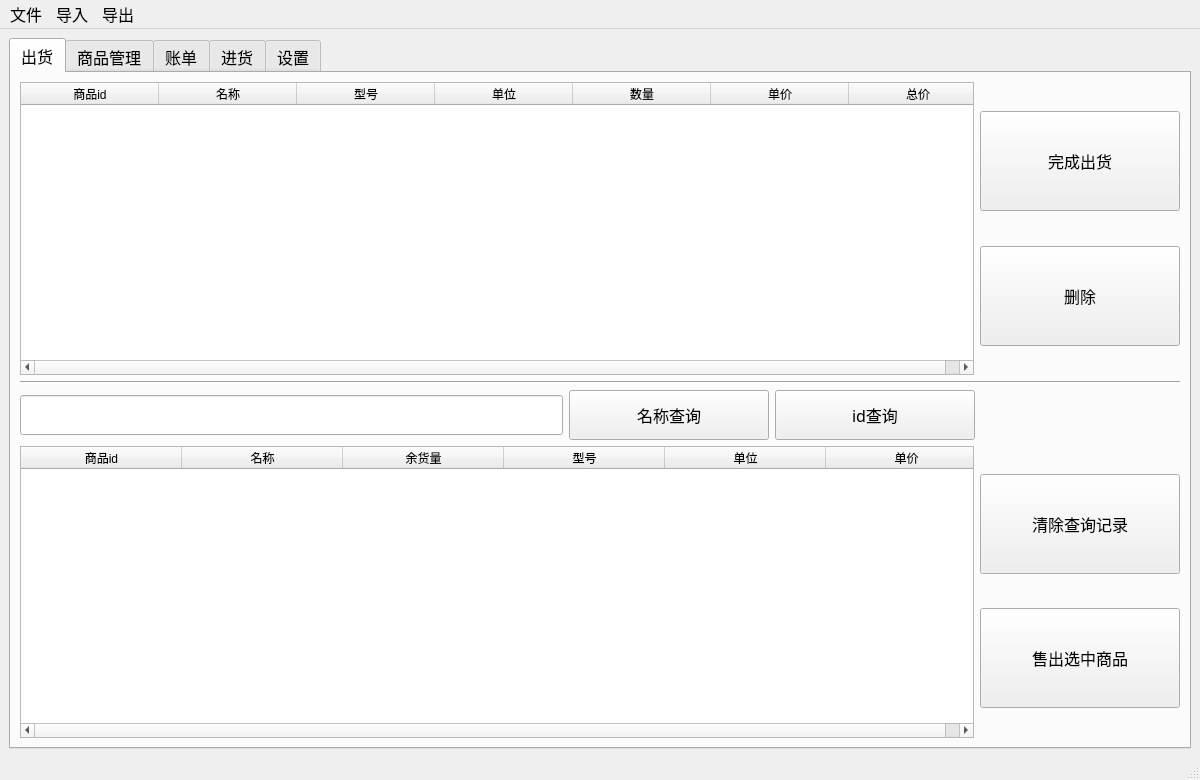
<?xml version="1.0" encoding="UTF-8"?>
<ui version="4.0">
 <class>MainWindow</class>
 <widget class="QMainWindow" name="MainWindow">
  <property name="windowModality">
   <enum>Qt::NonModal</enum>
  </property>
  <property name="geometry">
   <rect>
    <x>0</x>
    <y>0</y>
    <width>1200</width>
    <height>780</height>
   </rect>
  </property>
  <property name="minimumSize">
   <size>
    <width>1200</width>
    <height>0</height>
   </size>
  </property>
  <property name="windowTitle">
   <string>管理面板</string>
  </property>
  <property name="windowIcon">
   <iconset>
    <normaloff>icon.png</normaloff>icon.png</iconset>
  </property>
  <property name="iconSize">
   <size>
    <width>30</width>
    <height>30</height>
   </size>
  </property>
  <property name="toolButtonStyle">
   <enum>Qt::ToolButtonIconOnly</enum>
  </property>
  <property name="tabShape">
   <enum>QTabWidget::Rounded</enum>
  </property>
  <widget class="QWidget" name="centralwidget">
   <layout class="QVBoxLayout" name="verticalLayout_7">
    <item>
     <widget class="QTabWidget" name="tabWidget">
      <property name="minimumSize">
       <size>
        <width>1000</width>
        <height>700</height>
       </size>
      </property>
      <property name="font">
       <font>
        <family>微软雅黑</family>
        <pointsize>12</pointsize>
       </font>
      </property>
      <property name="tabPosition">
       <enum>QTabWidget::North</enum>
      </property>
      <property name="tabShape">
       <enum>QTabWidget::Rounded</enum>
      </property>
      <property name="currentIndex">
       <number>0</number>
      </property>
      <property name="elideMode">
       <enum>Qt::ElideNone</enum>
      </property>
      <property name="documentMode">
       <bool>false</bool>
      </property>
      <property name="tabsClosable">
       <bool>false</bool>
      </property>
      <widget class="QWidget" name="tab_1">
       <attribute name="title">
        <string>出货</string>
       </attribute>
       <layout class="QVBoxLayout" name="verticalLayout_13">
        <item>
         <layout class="QHBoxLayout" name="horizontalLayout_7">
          <item>
           <widget class="QTableWidget" name="table_sell_out">
            <property name="focusPolicy">
             <enum>Qt::StrongFocus</enum>
            </property>
            <property name="horizontalScrollBarPolicy">
             <enum>Qt::ScrollBarAsNeeded</enum>
            </property>
            <property name="editTriggers">
             <set>QAbstractItemView::NoEditTriggers</set>
            </property>
            <property name="selectionBehavior">
             <enum>QAbstractItemView::SelectRows</enum>
            </property>
            <property name="verticalScrollMode">
             <enum>QAbstractItemView::ScrollPerPixel</enum>
            </property>
            <property name="horizontalScrollMode">
             <enum>QAbstractItemView::ScrollPerPixel</enum>
            </property>
            <attribute name="horizontalHeaderDefaultSectionSize">
             <number>138</number>
            </attribute>
            <attribute name="horizontalHeaderMinimumSectionSize">
             <number>60</number>
            </attribute>
            <column>
             <property name="text">
              <string>商品id</string>
             </property>
            </column>
            <column>
             <property name="text">
              <string>名称</string>
             </property>
            </column>
            <column>
             <property name="text">
              <string>型号</string>
             </property>
            </column>
            <column>
             <property name="text">
              <string>单位</string>
             </property>
            </column>
            <column>
             <property name="text">
              <string>数量</string>
             </property>
            </column>
            <column>
             <property name="text">
              <string>单价</string>
             </property>
            </column>
            <column>
             <property name="text">
              <string>总价</string>
             </property>
            </column>
           </widget>
          </item>
          <item>
           <layout class="QVBoxLayout" name="verticalLayout_9">
            <item>
             <widget class="QPushButton" name="btn_sell_3">
              <property name="minimumSize">
               <size>
                <width>200</width>
                <height>100</height>
               </size>
              </property>
              <property name="maximumSize">
               <size>
                <width>200</width>
                <height>16777215</height>
               </size>
              </property>
              <property name="text">
               <string>完成出货</string>
              </property>
             </widget>
            </item>
            <item>
             <widget class="QPushButton" name="btn_sell_2">
              <property name="minimumSize">
               <size>
                <width>0</width>
                <height>100</height>
               </size>
              </property>
              <property name="maximumSize">
               <size>
                <width>200</width>
                <height>16777215</height>
               </size>
              </property>
              <property name="text">
               <string>删除</string>
              </property>
             </widget>
            </item>
           </layout>
          </item>
         </layout>
        </item>
        <item>
         <widget class="Line" name="line_4">
          <property name="orientation">
           <enum>Qt::Horizontal</enum>
          </property>
         </widget>
        </item>
        <item>
         <layout class="QHBoxLayout" name="horizontalLayout">
          <item>
           <widget class="QLineEdit" name="text_sell">
            <property name="minimumSize">
             <size>
              <width>0</width>
              <height>40</height>
             </size>
            </property>
           </widget>
          </item>
          <item>
           <widget class="QPushButton" name="btn_sell_4">
            <property name="minimumSize">
             <size>
              <width>200</width>
              <height>50</height>
             </size>
            </property>
            <property name="text">
             <string>名称查询</string>
            </property>
           </widget>
          </item>
          <item>
           <widget class="QPushButton" name="btn_sell_5">
            <property name="minimumSize">
             <size>
              <width>200</width>
              <height>50</height>
             </size>
            </property>
            <property name="text">
             <string>id查询</string>
            </property>
           </widget>
          </item>
          <item>
           <spacer name="horizontalSpacer_2">
            <property name="orientation">
             <enum>Qt::Horizontal</enum>
            </property>
            <property name="sizeType">
             <enum>QSizePolicy::Fixed</enum>
            </property>
            <property name="sizeHint" stdset="0">
             <size>
              <width>205</width>
              <height>20</height>
             </size>
            </property>
           </spacer>
          </item>
         </layout>
        </item>
        <item>
         <layout class="QHBoxLayout" name="horizontalLayout_2">
          <item>
           <widget class="QTableWidget" name="table_prepare_goods">
            <property name="editTriggers">
             <set>QAbstractItemView::NoEditTriggers</set>
            </property>
            <property name="selectionBehavior">
             <enum>QAbstractItemView::SelectRows</enum>
            </property>
            <property name="verticalScrollMode">
             <enum>QAbstractItemView::ScrollPerPixel</enum>
            </property>
            <property name="horizontalScrollMode">
             <enum>QAbstractItemView::ScrollPerPixel</enum>
            </property>
            <attribute name="horizontalHeaderDefaultSectionSize">
             <number>161</number>
            </attribute>
            <attribute name="horizontalHeaderMinimumSectionSize">
             <number>60</number>
            </attribute>
            <column>
             <property name="text">
              <string>商品id</string>
             </property>
            </column>
            <column>
             <property name="text">
              <string>名称</string>
             </property>
            </column>
            <column>
             <property name="text">
              <string>余货量</string>
             </property>
            </column>
            <column>
             <property name="text">
              <string>型号</string>
             </property>
            </column>
            <column>
             <property name="text">
              <string>单位</string>
             </property>
            </column>
            <column>
             <property name="text">
              <string>单价</string>
             </property>
            </column>
           </widget>
          </item>
          <item>
           <layout class="QVBoxLayout" name="verticalLayout_8">
            <item>
             <widget class="QPushButton" name="btn_sell_6">
              <property name="minimumSize">
               <size>
                <width>200</width>
                <height>100</height>
               </size>
              </property>
              <property name="text">
               <string>清除查询记录</string>
              </property>
             </widget>
            </item>
            <item>
             <widget class="QPushButton" name="btn_sell_1">
              <property name="minimumSize">
               <size>
                <width>0</width>
                <height>100</height>
               </size>
              </property>
              <property name="maximumSize">
               <size>
                <width>200</width>
                <height>16777215</height>
               </size>
              </property>
              <property name="text">
               <string>售出选中商品</string>
              </property>
             </widget>
            </item>
           </layout>
          </item>
         </layout>
        </item>
       </layout>
      </widget>
      <widget class="QWidget" name="tab_2">
       <attribute name="title">
        <string>商品管理</string>
       </attribute>
       <layout class="QVBoxLayout" name="verticalLayout_11">
        <item>
         <layout class="QHBoxLayout" name="horizontalLayout_4">
          <item>
           <widget class="QTableWidget" name="table_goods">
            <property name="minimumSize">
             <size>
              <width>600</width>
              <height>300</height>
             </size>
            </property>
            <property name="mouseTracking">
             <bool>true</bool>
            </property>
            <property name="tabletTracking">
             <bool>false</bool>
            </property>
            <property name="focusPolicy">
             <enum>Qt::StrongFocus</enum>
            </property>
            <property name="sizeAdjustPolicy">
             <enum>QAbstractScrollArea::AdjustIgnored</enum>
            </property>
            <property name="editTriggers">
             <set>QAbstractItemView::NoEditTriggers</set>
            </property>
            <property name="selectionBehavior">
             <enum>QAbstractItemView::SelectRows</enum>
            </property>
            <property name="verticalScrollMode">
             <enum>QAbstractItemView::ScrollPerPixel</enum>
            </property>
            <property name="horizontalScrollMode">
             <enum>QAbstractItemView::ScrollPerPixel</enum>
            </property>
            <property name="gridStyle">
             <enum>Qt::SolidLine</enum>
            </property>
            <property name="sortingEnabled">
             <bool>true</bool>
            </property>
            <attribute name="horizontalHeaderCascadingSectionResizes">
             <bool>false</bool>
            </attribute>
            <attribute name="horizontalHeaderDefaultSectionSize">
             <number>115</number>
            </attribute>
            <attribute name="horizontalHeaderMinimumSectionSize">
             <number>60</number>
            </attribute>
            <attribute name="verticalHeaderCascadingSectionResizes">
             <bool>false</bool>
            </attribute>
            <attribute name="verticalHeaderDefaultSectionSize">
             <number>37</number>
            </attribute>
            <attribute name="verticalHeaderHighlightSections">
             <bool>false</bool>
            </attribute>
            <attribute name="verticalHeaderMinimumSectionSize">
             <number>30</number>
            </attribute>
            <column>
             <property name="text">
              <string>商品id</string>
             </property>
            </column>
            <column>
             <property name="text">
              <string>名称</string>
             </property>
            </column>
            <column>
             <property name="text">
              <string>余货量</string>
             </property>
            </column>
            <column>
             <property name="text">
              <string>型号</string>
             </property>
            </column>
            <column>
             <property name="text">
              <string>单位</string>
             </property>
            </column>
            <column>
             <property name="text">
              <string>成本价</string>
             </property>
            </column>
            <column>
             <property name="text">
              <string>单价</string>
             </property>
            </column>
           </widget>
          </item>
          <item>
           <layout class="QVBoxLayout" name="verticalLayout_10">
            <item>
             <widget class="QPushButton" name="btn_goods_5">
              <property name="minimumSize">
               <size>
                <width>150</width>
                <height>75</height>
               </size>
              </property>
              <property name="maximumSize">
               <size>
                <width>200</width>
                <height>16777215</height>
               </size>
              </property>
              <property name="font">
               <font>
                <family>微软雅黑</family>
                <pointsize>12</pointsize>
               </font>
              </property>
              <property name="text">
               <string>更新库存</string>
              </property>
             </widget>
            </item>
            <item>
             <widget class="QPushButton" name="btn_goods_4">
              <property name="minimumSize">
               <size>
                <width>150</width>
                <height>75</height>
               </size>
              </property>
              <property name="maximumSize">
               <size>
                <width>200</width>
                <height>16777215</height>
               </size>
              </property>
              <property name="font">
               <font>
                <family>微软雅黑</family>
                <pointsize>12</pointsize>
               </font>
              </property>
              <property name="text">
               <string>删除商品信息</string>
              </property>
             </widget>
            </item>
           </layout>
          </item>
         </layout>
        </item>
        <item>
         <layout class="QHBoxLayout" name="horizontalLayout_5">
          <item>
           <widget class="QLineEdit" name="text_1">
            <property name="minimumSize">
             <size>
              <width>0</width>
              <height>40</height>
             </size>
            </property>
            <property name="maximumSize">
             <size>
              <width>600</width>
              <height>16777215</height>
             </size>
            </property>
            <property name="font">
             <font>
              <family>微软雅黑</family>
              <pointsize>12</pointsize>
             </font>
            </property>
            <property name="whatsThis">
             <string>&lt;html&gt;&lt;head/&gt;&lt;body&gt;&lt;p&gt;&lt;br/&gt;&lt;/p&gt;&lt;/body&gt;&lt;/html&gt;</string>
            </property>
           </widget>
          </item>
          <item>
           <widget class="QPushButton" name="btn_goods_1">
            <property name="minimumSize">
             <size>
              <width>200</width>
              <height>50</height>
             </size>
            </property>
            <property name="maximumSize">
             <size>
              <width>200</width>
              <height>16777215</height>
             </size>
            </property>
            <property name="font">
             <font>
              <family>微软雅黑</family>
              <pointsize>12</pointsize>
             </font>
            </property>
            <property name="text">
             <string>名称查询</string>
            </property>
           </widget>
          </item>
          <item>
           <widget class="QPushButton" name="btn_goods_2">
            <property name="minimumSize">
             <size>
              <width>200</width>
              <height>50</height>
             </size>
            </property>
            <property name="maximumSize">
             <size>
              <width>200</width>
              <height>16777215</height>
             </size>
            </property>
            <property name="font">
             <font>
              <family>微软雅黑</family>
              <pointsize>12</pointsize>
             </font>
            </property>
            <property name="text">
             <string>id查询</string>
            </property>
           </widget>
          </item>
          <item>
           <widget class="QPushButton" name="btn_goods_3">
            <property name="minimumSize">
             <size>
              <width>200</width>
              <height>50</height>
             </size>
            </property>
            <property name="maximumSize">
             <size>
              <width>200</width>
              <height>16777215</height>
             </size>
            </property>
            <property name="font">
             <font>
              <family>微软雅黑</family>
              <pointsize>12</pointsize>
             </font>
            </property>
            <property name="text">
             <string>清除查询记录</string>
            </property>
           </widget>
          </item>
          <item>
           <spacer name="horizontalSpacer">
            <property name="orientation">
             <enum>Qt::Horizontal</enum>
            </property>
            <property name="sizeType">
             <enum>QSizePolicy::Fixed</enum>
            </property>
            <property name="sizeHint" stdset="0">
             <size>
              <width>150</width>
              <height>13</height>
             </size>
            </property>
           </spacer>
          </item>
         </layout>
        </item>
        <item>
         <widget class="Line" name="line">
          <property name="orientation">
           <enum>Qt::Horizontal</enum>
          </property>
         </widget>
        </item>
        <item>
         <layout class="QVBoxLayout" name="verticalLayout_2">
          <item>
           <widget class="QLabel" name="label">
            <property name="font">
             <font>
              <family>微软雅黑</family>
              <pointsize>14</pointsize>
             </font>
            </property>
            <property name="text">
             <string>新建商品信息表</string>
            </property>
           </widget>
          </item>
          <item>
           <layout class="QHBoxLayout" name="horizontalLayout_3">
            <item>
             <widget class="QTableWidget" name="table_new_goods">
              <property name="minimumSize">
               <size>
                <width>0</width>
                <height>150</height>
               </size>
              </property>
              <property name="maximumSize">
               <size>
                <width>16777215</width>
                <height>200</height>
               </size>
              </property>
              <property name="focusPolicy">
               <enum>Qt::TabFocus</enum>
              </property>
              <property name="autoFillBackground">
               <bool>false</bool>
              </property>
              <property name="lineWidth">
               <number>1</number>
              </property>
              <property name="midLineWidth">
               <number>0</number>
              </property>
              <property name="editTriggers">
               <set>QAbstractItemView::AnyKeyPressed|QAbstractItemView::CurrentChanged|QAbstractItemView::EditKeyPressed</set>
              </property>
              <property name="verticalScrollMode">
               <enum>QAbstractItemView::ScrollPerPixel</enum>
              </property>
              <property name="horizontalScrollMode">
               <enum>QAbstractItemView::ScrollPerPixel</enum>
              </property>
              <property name="gridStyle">
               <enum>Qt::SolidLine</enum>
              </property>
              <attribute name="horizontalHeaderDefaultSectionSize">
               <number>112</number>
              </attribute>
              <attribute name="horizontalHeaderMinimumSectionSize">
               <number>60</number>
              </attribute>
              <column>
               <property name="text">
                <string>商品id</string>
               </property>
              </column>
              <column>
               <property name="text">
                <string>名称</string>
               </property>
              </column>
              <column>
               <property name="text">
                <string>余货量</string>
               </property>
              </column>
              <column>
               <property name="text">
                <string>型号</string>
               </property>
              </column>
              <column>
               <property name="text">
                <string>单位</string>
               </property>
              </column>
              <column>
               <property name="text">
                <string>成本价</string>
               </property>
              </column>
              <column>
               <property name="text">
                <string>单价</string>
               </property>
              </column>
             </widget>
            </item>
            <item>
             <layout class="QVBoxLayout" name="verticalLayout" stretch="1,1,1">
              <item>
               <widget class="QPushButton" name="btn_new_goods_1">
                <property name="minimumSize">
                 <size>
                  <width>150</width>
                  <height>0</height>
                 </size>
                </property>
                <property name="maximumSize">
                 <size>
                  <width>100</width>
                  <height>50</height>
                 </size>
                </property>
                <property name="font">
                 <font>
                  <family>微软雅黑</family>
                  <pointsize>12</pointsize>
                 </font>
                </property>
                <property name="text">
                 <string>增加一行</string>
                </property>
                <property name="autoDefault">
                 <bool>false</bool>
                </property>
               </widget>
              </item>
              <item>
               <widget class="QPushButton" name="btn_new_goods_2">
                <property name="minimumSize">
                 <size>
                  <width>100</width>
                  <height>0</height>
                 </size>
                </property>
                <property name="maximumSize">
                 <size>
                  <width>200</width>
                  <height>50</height>
                 </size>
                </property>
                <property name="font">
                 <font>
                  <family>微软雅黑</family>
                  <pointsize>12</pointsize>
                 </font>
                </property>
                <property name="text">
                 <string>减小一行</string>
                </property>
               </widget>
              </item>
              <item>
               <widget class="QPushButton" name="btn_new_goods_3">
                <property name="minimumSize">
                 <size>
                  <width>100</width>
                  <height>0</height>
                 </size>
                </property>
                <property name="maximumSize">
                 <size>
                  <width>200</width>
                  <height>50</height>
                 </size>
                </property>
                <property name="font">
                 <font>
                  <family>微软雅黑</family>
                  <pointsize>12</pointsize>
                 </font>
                </property>
                <property name="text">
                 <string>合并</string>
                </property>
               </widget>
              </item>
             </layout>
            </item>
           </layout>
          </item>
         </layout>
        </item>
       </layout>
      </widget>
      <widget class="QWidget" name="tab_3">
       <attribute name="title">
        <string>账单</string>
       </attribute>
       <layout class="QVBoxLayout" name="verticalLayout_4">
        <item>
         <layout class="QVBoxLayout" name="verticalLayout_3">
          <item>
           <widget class="QTableWidget" name="table_sale">
            <property name="editTriggers">
             <set>QAbstractItemView::NoEditTriggers</set>
            </property>
            <property name="selectionBehavior">
             <enum>QAbstractItemView::SelectRows</enum>
            </property>
            <property name="verticalScrollMode">
             <enum>QAbstractItemView::ScrollPerPixel</enum>
            </property>
            <property name="horizontalScrollMode">
             <enum>QAbstractItemView::ScrollPerPixel</enum>
            </property>
            <property name="sortingEnabled">
             <bool>true</bool>
            </property>
            <attribute name="horizontalHeaderDefaultSectionSize">
             <number>100</number>
            </attribute>
            <attribute name="horizontalHeaderMinimumSectionSize">
             <number>60</number>
            </attribute>
            <column>
             <property name="text">
              <string>时间</string>
             </property>
            </column>
            <column>
             <property name="text">
              <string>商品id</string>
             </property>
            </column>
            <column>
             <property name="text">
              <string>名称</string>
             </property>
            </column>
            <column>
             <property name="text">
              <string>型号</string>
             </property>
            </column>
            <column>
             <property name="text">
              <string>单位</string>
             </property>
            </column>
            <column>
             <property name="text">
              <string>成本价</string>
             </property>
            </column>
            <column>
             <property name="text">
              <string>单价</string>
             </property>
            </column>
            <column>
             <property name="text">
              <string>数量</string>
             </property>
            </column>
            <column>
             <property name="text">
              <string>总成本价</string>
             </property>
            </column>
            <column>
             <property name="text">
              <string>总销售额</string>
             </property>
            </column>
            <column>
             <property name="text">
              <string>利润</string>
             </property>
            </column>
           </widget>
          </item>
          <item>
           <layout class="QGridLayout" name="gridLayout_5" rowstretch="0,0,0" columnstretch="1,0,0,0,0,0,0">
            <item row="0" column="0" colspan="3">
             <widget class="QLineEdit" name="text_sale_1">
              <property name="minimumSize">
               <size>
                <width>0</width>
                <height>40</height>
               </size>
              </property>
              <property name="maximumSize">
               <size>
                <width>16777215</width>
                <height>16777215</height>
               </size>
              </property>
              <property name="font">
               <font>
                <family>微软雅黑</family>
                <pointsize>12</pointsize>
               </font>
              </property>
             </widget>
            </item>
            <item row="2" column="1">
             <widget class="QPushButton" name="btn_sale_2">
              <property name="minimumSize">
               <size>
                <width>0</width>
                <height>50</height>
               </size>
              </property>
              <property name="maximumSize">
               <size>
                <width>200</width>
                <height>16777215</height>
               </size>
              </property>
              <property name="toolTip">
               <string>&lt;html&gt;&lt;head/&gt;&lt;body&gt;&lt;p&gt;例如：&lt;/p&gt;&lt;p&gt;精确到年：2022&lt;/p&gt;&lt;p&gt;精确到月：2022.4&lt;/p&gt;&lt;p&gt;精确到天：2022.4.3&lt;/p&gt;&lt;/body&gt;&lt;/html&gt;</string>
              </property>
              <property name="text">
               <string>按时间查询</string>
              </property>
             </widget>
            </item>
            <item row="2" column="0">
             <widget class="QPushButton" name="btn_sale_1">
              <property name="minimumSize">
               <size>
                <width>0</width>
                <height>50</height>
               </size>
              </property>
              <property name="maximumSize">
               <size>
                <width>200</width>
                <height>16777215</height>
               </size>
              </property>
              <property name="text">
               <string>按名称查询</string>
              </property>
             </widget>
            </item>
            <item row="0" column="4" rowspan="3">
             <widget class="QPushButton" name="btn_sale_4">
              <property name="minimumSize">
               <size>
                <width>150</width>
                <height>100</height>
               </size>
              </property>
              <property name="text">
               <string>选中商品退货</string>
              </property>
             </widget>
            </item>
            <item row="0" column="3" rowspan="3">
             <widget class="Line" name="line_3">
              <property name="orientation">
               <enum>Qt::Vertical</enum>
              </property>
             </widget>
            </item>
            <item row="2" column="2">
             <widget class="QPushButton" name="btn_sale_3">
              <property name="minimumSize">
               <size>
                <width>0</width>
                <height>50</height>
               </size>
              </property>
              <property name="maximumSize">
               <size>
                <width>200</width>
                <height>16777215</height>
               </size>
              </property>
              <property name="text">
               <string>清除查询结果</string>
              </property>
             </widget>
            </item>
            <item row="0" column="6" rowspan="3">
             <widget class="QPushButton" name="btn_sale_5">
              <property name="minimumSize">
               <size>
                <width>250</width>
                <height>100</height>
               </size>
              </property>
              <property name="text">
               <string>删除选中商品销售信息</string>
              </property>
             </widget>
            </item>
            <item row="0" column="5">
             <spacer name="horizontalSpacer_3">
              <property name="orientation">
               <enum>Qt::Horizontal</enum>
              </property>
              <property name="sizeType">
               <enum>QSizePolicy::Fixed</enum>
              </property>
              <property name="sizeHint" stdset="0">
               <size>
                <width>50</width>
                <height>20</height>
               </size>
              </property>
             </spacer>
            </item>
           </layout>
          </item>
         </layout>
        </item>
       </layout>
      </widget>
      <widget class="QWidget" name="tab_4">
       <attribute name="title">
        <string>进货</string>
       </attribute>
       <layout class="QVBoxLayout" name="verticalLayout_6">
        <item>
         <layout class="QVBoxLayout" name="verticalLayout_5">
          <item>
           <widget class="QTableWidget" name="table_stock">
            <property name="editTriggers">
             <set>QAbstractItemView::NoEditTriggers</set>
            </property>
            <property name="selectionBehavior">
             <enum>QAbstractItemView::SelectRows</enum>
            </property>
            <property name="verticalScrollMode">
             <enum>QAbstractItemView::ScrollPerPixel</enum>
            </property>
            <property name="horizontalScrollMode">
             <enum>QAbstractItemView::ScrollPerPixel</enum>
            </property>
            <attribute name="horizontalHeaderDefaultSectionSize">
             <number>88</number>
            </attribute>
            <attribute name="horizontalHeaderMinimumSectionSize">
             <number>60</number>
            </attribute>
            <column>
             <property name="text">
              <string>时间</string>
             </property>
            </column>
            <column>
             <property name="text">
              <string>商品id</string>
             </property>
            </column>
            <column>
             <property name="text">
              <string>名称</string>
             </property>
            </column>
            <column>
             <property name="text">
              <string>型号</string>
             </property>
            </column>
            <column>
             <property name="text">
              <string>单位</string>
             </property>
            </column>
            <column>
             <property name="text">
              <string>单价</string>
             </property>
            </column>
            <column>
             <property name="text">
              <string>数量</string>
             </property>
            </column>
            <column>
             <property name="text">
              <string>总价</string>
             </property>
            </column>
           </widget>
          </item>
          <item>
           <layout class="QGridLayout" name="gridLayout_6" rowstretch="0,0,0" columnstretch="0,0,0,0,0,0">
            <item row="2" column="1">
             <widget class="QPushButton" name="btn_stock_2">
              <property name="minimumSize">
               <size>
                <width>0</width>
                <height>50</height>
               </size>
              </property>
              <property name="maximumSize">
               <size>
                <width>200</width>
                <height>16777215</height>
               </size>
              </property>
              <property name="toolTip">
               <string>&lt;html&gt;&lt;head/&gt;&lt;body&gt;&lt;p&gt;例如：&lt;/p&gt;&lt;p&gt;精确到年：2022&lt;/p&gt;&lt;p&gt;精确到月：2022.4&lt;/p&gt;&lt;p&gt;精确到天：2022.4.3&lt;/p&gt;&lt;/body&gt;&lt;/html&gt;</string>
              </property>
              <property name="text">
               <string>按时间查询</string>
              </property>
             </widget>
            </item>
            <item row="2" column="2">
             <widget class="QPushButton" name="btn_stock_3">
              <property name="minimumSize">
               <size>
                <width>0</width>
                <height>50</height>
               </size>
              </property>
              <property name="maximumSize">
               <size>
                <width>200</width>
                <height>16777215</height>
               </size>
              </property>
              <property name="text">
               <string>清除查询结果</string>
              </property>
             </widget>
            </item>
            <item row="0" column="0" colspan="3">
             <widget class="QLineEdit" name="text_stock_1">
              <property name="minimumSize">
               <size>
                <width>0</width>
                <height>40</height>
               </size>
              </property>
              <property name="maximumSize">
               <size>
                <width>16777215</width>
                <height>16777215</height>
               </size>
              </property>
              <property name="font">
               <font>
                <family>微软雅黑</family>
                <pointsize>12</pointsize>
               </font>
              </property>
             </widget>
            </item>
            <item row="2" column="0">
             <widget class="QPushButton" name="btn_stock_1">
              <property name="minimumSize">
               <size>
                <width>0</width>
                <height>50</height>
               </size>
              </property>
              <property name="maximumSize">
               <size>
                <width>200</width>
                <height>16777215</height>
               </size>
              </property>
              <property name="text">
               <string>按名称查询</string>
              </property>
             </widget>
            </item>
            <item row="0" column="5" rowspan="3">
             <widget class="QPushButton" name="btn_stock_4">
              <property name="minimumSize">
               <size>
                <width>200</width>
                <height>100</height>
               </size>
              </property>
              <property name="maximumSize">
               <size>
                <width>16777215</width>
                <height>16777215</height>
               </size>
              </property>
              <property name="text">
               <string>删除选中商品进货信息</string>
              </property>
             </widget>
            </item>
            <item row="0" column="4">
             <spacer name="horizontalSpacer_4">
              <property name="orientation">
               <enum>Qt::Horizontal</enum>
              </property>
              <property name="sizeType">
               <enum>QSizePolicy::Fixed</enum>
              </property>
              <property name="sizeHint" stdset="0">
               <size>
                <width>269</width>
                <height>20</height>
               </size>
              </property>
             </spacer>
            </item>
            <item row="0" column="3" rowspan="3">
             <widget class="Line" name="line_5">
              <property name="orientation">
               <enum>Qt::Vertical</enum>
              </property>
             </widget>
            </item>
           </layout>
          </item>
         </layout>
        </item>
       </layout>
      </widget>
      <widget class="QWidget" name="tab_5">
       <attribute name="title">
        <string>设置</string>
       </attribute>
       <widget class="QGroupBox" name="groupBox">
        <property name="geometry">
         <rect>
          <x>10</x>
          <y>20</y>
          <width>421</width>
          <height>281</height>
         </rect>
        </property>
        <property name="layoutDirection">
         <enum>Qt::LeftToRight</enum>
        </property>
        <property name="title">
         <string>Excel信息设置</string>
        </property>
        <property name="alignment">
         <set>Qt::AlignLeading|Qt::AlignLeft|Qt::AlignVCenter</set>
        </property>
        <widget class="QPushButton" name="btn_settings_1">
         <property name="geometry">
          <rect>
           <x>200</x>
           <y>200</y>
           <width>150</width>
           <height>40</height>
          </rect>
         </property>
         <property name="minimumSize">
          <size>
           <width>150</width>
           <height>40</height>
          </size>
         </property>
         <property name="maximumSize">
          <size>
           <width>150</width>
           <height>16777215</height>
          </size>
         </property>
         <property name="text">
          <string>保存</string>
         </property>
        </widget>
        <widget class="QWidget" name="layoutWidget">
         <property name="geometry">
          <rect>
           <x>40</x>
           <y>60</y>
           <width>314</width>
           <height>115</height>
          </rect>
         </property>
         <layout class="QGridLayout" name="gridLayout_7">
          <item row="0" column="0">
           <widget class="QLabel" name="label_2">
            <property name="text">
             <string>清单名称：</string>
            </property>
           </widget>
          </item>
          <item row="0" column="1">
           <widget class="QLineEdit" name="text_settings_1"/>
          </item>
          <item row="1" column="0">
           <widget class="QLabel" name="label_3">
            <property name="text">
             <string>地点：</string>
            </property>
           </widget>
          </item>
          <item row="1" column="1">
           <widget class="QLineEdit" name="text_settings_2"/>
          </item>
          <item row="2" column="0">
           <widget class="QLabel" name="label_4">
            <property name="text">
             <string>电话：</string>
            </property>
           </widget>
          </item>
          <item row="2" column="1">
           <widget class="QLineEdit" name="text_settings_3"/>
          </item>
         </layout>
        </widget>
       </widget>
      </widget>
     </widget>
    </item>
   </layout>
  </widget>
  <widget class="QStatusBar" name="statusbar"/>
  <widget class="QMenuBar" name="menubar">
   <property name="geometry">
    <rect>
     <x>0</x>
     <y>0</y>
     <width>1200</width>
     <height>33</height>
    </rect>
   </property>
   <property name="sizePolicy">
    <sizepolicy hsizetype="Expanding" vsizetype="Expanding">
     <horstretch>0</horstretch>
     <verstretch>0</verstretch>
    </sizepolicy>
   </property>
   <property name="font">
    <font>
     <pointsize>12</pointsize>
    </font>
   </property>
   <property name="mouseTracking">
    <bool>true</bool>
   </property>
   <widget class="QMenu" name="menu">
    <property name="font">
     <font>
      <pointsize>12</pointsize>
     </font>
    </property>
    <property name="title">
     <string>文件</string>
    </property>
    <addaction name="action"/>
   </widget>
   <widget class="QMenu" name="menu_2">
    <property name="font">
     <font>
      <pointsize>12</pointsize>
     </font>
    </property>
    <property name="title">
     <string>导入</string>
    </property>
    <addaction name="action_Excel"/>
   </widget>
   <widget class="QMenu" name="menu_3">
    <property name="font">
     <font>
      <pointsize>12</pointsize>
     </font>
    </property>
    <property name="title">
     <string>导出</string>
    </property>
    <addaction name="action_Excel_2"/>
    <addaction name="action_Excel_3"/>
    <addaction name="action_Excel_4"/>
   </widget>
   <addaction name="menu"/>
   <addaction name="menu_2"/>
   <addaction name="menu_3"/>
  </widget>
  <action name="action">
   <property name="text">
    <string>生成导入模板</string>
   </property>
  </action>
  <action name="action_Excel">
   <property name="text">
    <string>从Excel文件导入商品信息</string>
   </property>
  </action>
  <action name="action_Excel_2">
   <property name="text">
    <string>导出商品信息到Excel</string>
   </property>
  </action>
  <action name="action_Excel_3">
   <property name="text">
    <string>选择时间导出销售记录到Excel</string>
   </property>
  </action>
  <action name="action_Excel_4">
   <property name="text">
    <string>导出全部销售记录到Excel</string>
   </property>
  </action>
  <action name="action_3">
   <property name="text">
    <string>删除所有商品信息</string>
   </property>
  </action>
  <action name="action_4">
   <property name="text">
    <string>删除所有销售信息</string>
   </property>
  </action>
  <action name="action_5">
   <property name="text">
    <string/>
   </property>
  </action>
  <action name="action2">
   <property name="text">
    <string>2</string>
   </property>
  </action>
 </widget>
 <resources/>
 <connections/>
</ui>
